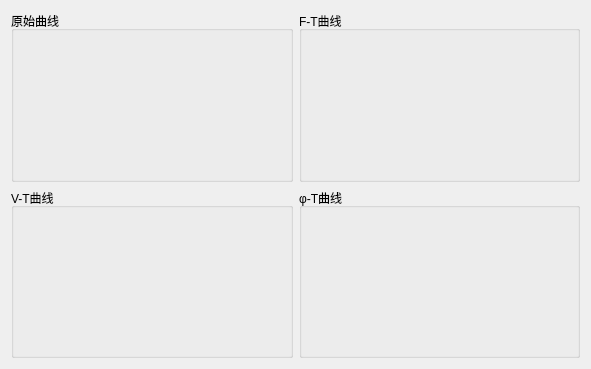
<?xml version="1.0" encoding="UTF-8"?>
<ui version="4.0">
 <class>ShowListCurveForm</class>
 <widget class="QWidget" name="ShowListCurveForm">
  <property name="geometry">
   <rect>
    <x>0</x>
    <y>0</y>
    <width>591</width>
    <height>369</height>
   </rect>
  </property>
  <property name="windowTitle">
   <string>Form</string>
  </property>
  <layout class="QGridLayout" name="gridLayout_4">
   <item row="0" column="0">
    <widget class="QGroupBox" name="groupBox">
     <property name="title">
      <string>原始曲线</string>
     </property>
     <layout class="QGridLayout" name="gridLayout">
      <item row="0" column="0">
       <widget class="Plot" name="listOriginCurve">
        <property name="sizePolicy">
         <sizepolicy hsizetype="Expanding" vsizetype="Expanding">
          <horstretch>0</horstretch>
          <verstretch>0</verstretch>
         </sizepolicy>
        </property>
       </widget>
      </item>
     </layout>
    </widget>
   </item>
   <item row="0" column="1">
    <widget class="QGroupBox" name="groupBox_2">
     <property name="title">
      <string>F-T曲线</string>
     </property>
     <layout class="QGridLayout" name="gridLayout_2">
      <item row="0" column="0">
       <widget class="Plot" name="FTPlot">
        <property name="sizePolicy">
         <sizepolicy hsizetype="Expanding" vsizetype="Expanding">
          <horstretch>0</horstretch>
          <verstretch>0</verstretch>
         </sizepolicy>
        </property>
       </widget>
      </item>
     </layout>
    </widget>
   </item>
   <item row="1" column="0">
    <widget class="QGroupBox" name="groupBox_3">
     <property name="title">
      <string>V-T曲线</string>
     </property>
     <layout class="QGridLayout" name="gridLayout_5">
      <item row="0" column="0">
       <widget class="Plot" name="VTPlot">
        <property name="sizePolicy">
         <sizepolicy hsizetype="Expanding" vsizetype="Expanding">
          <horstretch>0</horstretch>
          <verstretch>0</verstretch>
         </sizepolicy>
        </property>
       </widget>
      </item>
     </layout>
    </widget>
   </item>
   <item row="1" column="1">
    <widget class="QGroupBox" name="groupBox_4">
     <property name="title">
      <string>φ-T曲线</string>
     </property>
     <layout class="QGridLayout" name="gridLayout_3">
      <item row="0" column="0">
       <widget class="Plot" name="phasetimePlot">
        <property name="sizePolicy">
         <sizepolicy hsizetype="Expanding" vsizetype="Expanding">
          <horstretch>0</horstretch>
          <verstretch>0</verstretch>
         </sizepolicy>
        </property>
       </widget>
      </item>
     </layout>
    </widget>
   </item>
  </layout>
 </widget>
 <customwidgets>
  <customwidget>
   <class>Plot</class>
   <extends>QFrame</extends>
   <header>plot.h</header>
   <container>1</container>
  </customwidget>
 </customwidgets>
 <resources/>
 <connections/>
</ui>
